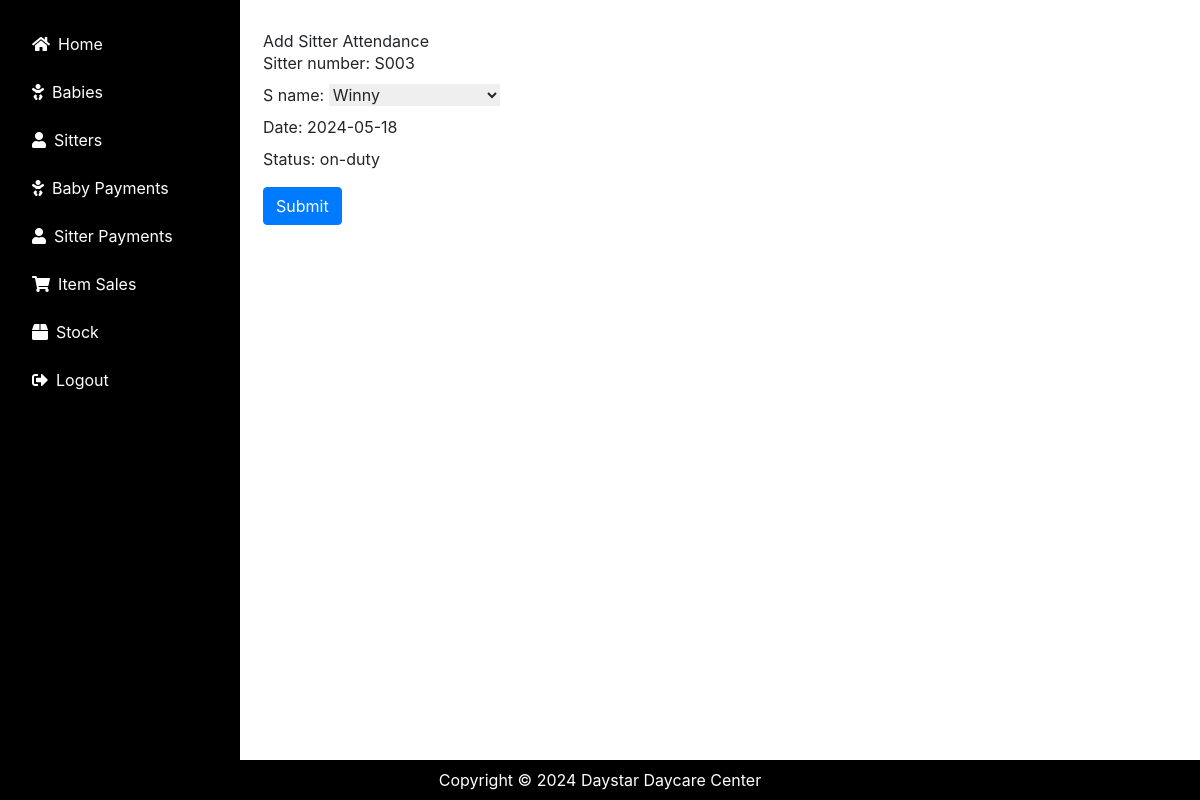
/sitterattendance/3/edit/, run on the app's committed database.
### daycare/models.py (models this page shows, shortened)
class Sitterattendance(models.Model):
    sitter_number = models.CharField(max_length=200,unique=True)
    s_name = models.ForeignKey(Sitter, on_delete=models.CASCADE)
    date = models.DateField(default=timezone.now)
    status = models.CharField(max_length=15, default='on-duty')

class Sitter(models.Model):
    s_name = models.CharField(max_length=20)
    location = models.CharField(max_length=20, default='Kabalagala')
    date_of_birth = models.DateField()
    gender = models.CharField(max_length=10, choices=[('M', 'Male'), ('F', 'Female')])
    next_of_kin = models.CharField(max_length=20)
    nin = models.CharField(max_length=20)
    recommender_name = models.CharField(max_length=20)
    religion = models.CharField(max_length=25, blank=True)
    education_level = models.CharField(max_length=255)
    sitter_number = models.CharField(max_length=8,  unique=True,blank=False, null=True)
    contact = models.CharField(max_length=15)
    def __str__(self):
        return self.s_name

### daycare/views.py (the view)
# urls.py: path('sitterattendance/<int:attendance_id>/edit/', views.edit_sitter_attendance, name='edit_sitter_attendance'),
def edit_sitter_attendance(request, attendance_id):
    attendance = get_object_or_404(Sitterattendance, pk=attendance_id)
    if request.method == 'POST':
        form = SitterattendanceForm(request.POST, instance=attendance)
        if form.is_valid():
            form.save()
            return redirect('list_sitter_attendance')
    else:
        form = SitterattendanceForm(instance=attendance)
    return render(request, 'daycare/sitterattendance_form.html', {'form': form})

### daycare/forms.py (shortened to what this page needs)
class SitterattendanceForm(forms.ModelForm):
    class Meta:
        model = Sitterattendance
        fields = ['sitter_number', 's_name', 'date', 'status']

### daycare/templates/daycare/sitterattendance_form.html (shortened to what this page needs)
{% extends 'daycare/base.html' %}
{% block content %}
<div class="container mt-4">
    <h2>Add Sitter Attendance</h2>
    <form method="post">
        {{ form.as_p }}
        <button type="submit" class="btn btn-primary mt-2">Submit</button>
    </form>
</div>
{% endblock %}

### data on the page
Sitterattendance: sitter_number "S003", date "2024-05-18", status "on-duty"
Sitter: s_name "Winny"
